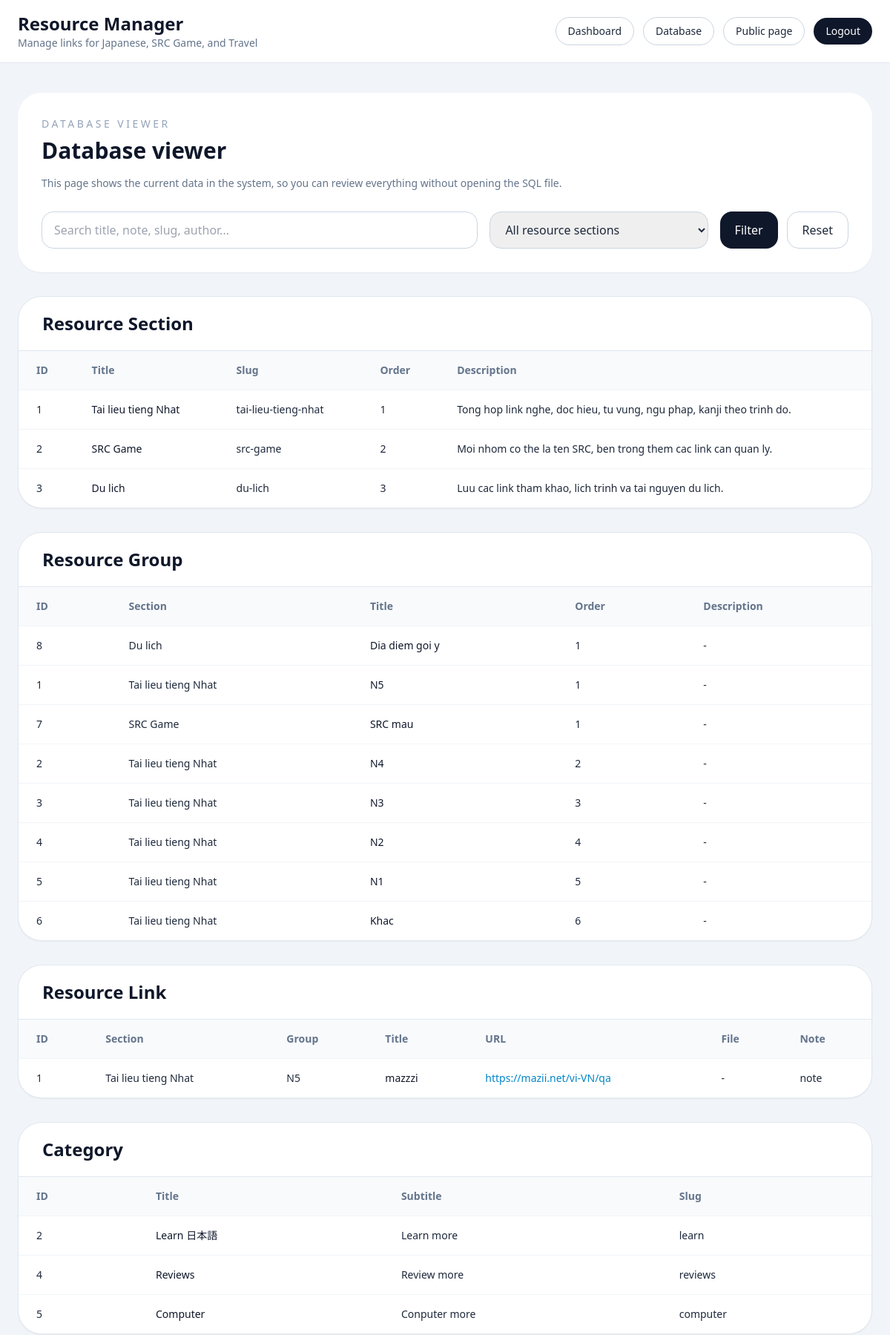
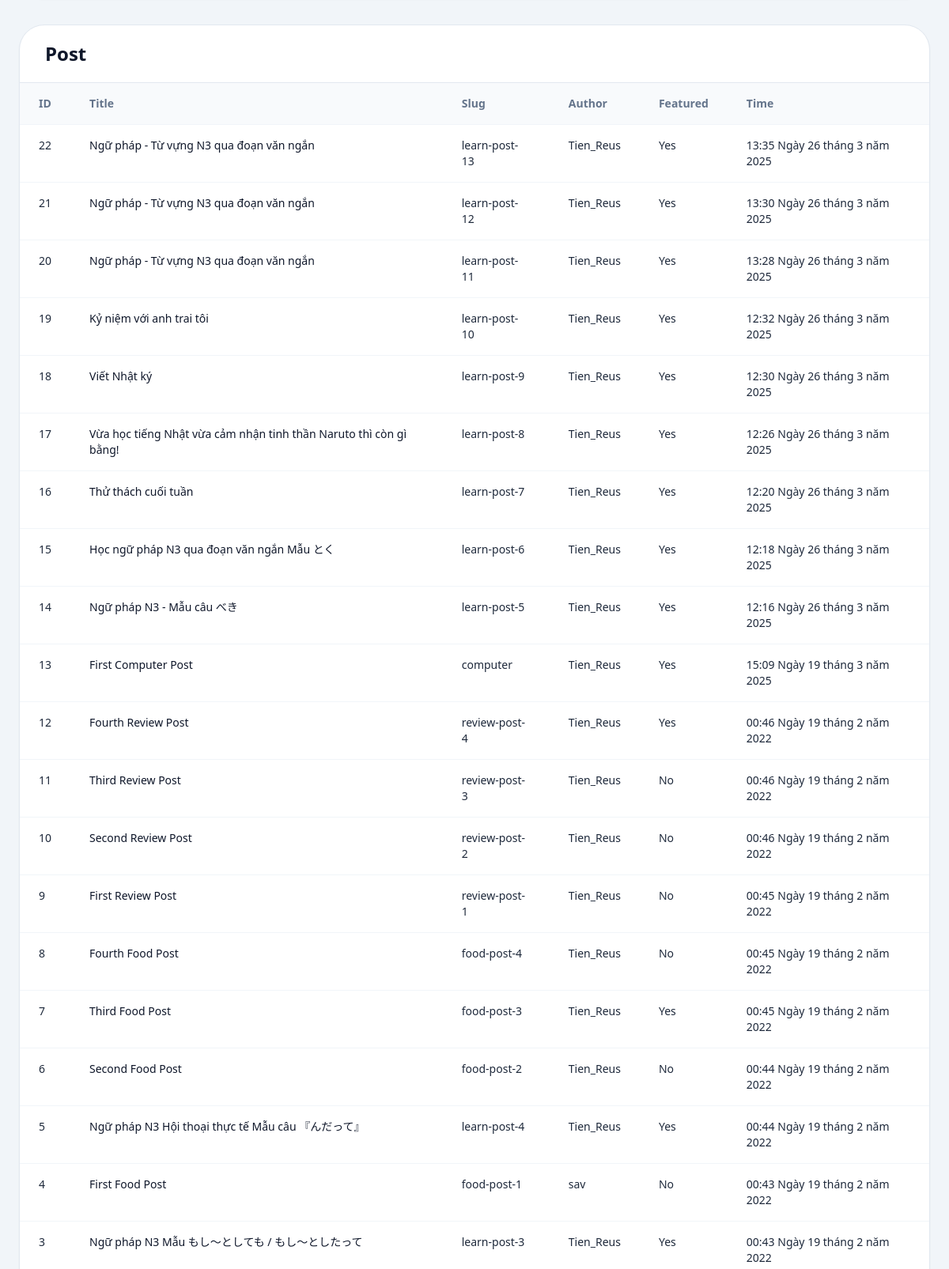
Screenshot of /sql/database/ (signed in, upper part) with the database file from the repository (2 pictures, top to bottom).
### posts/models.py (models this page shows, shortened)
class ResourceSection(models.Model):
    title = models.CharField(max_length=100)
    slug = models.SlugField(unique=True)
    description = models.TextField(blank=True)
    display_order = models.PositiveIntegerField(default=0)
    class Meta:
        ordering = ["display_order", "title"]

class ResourceGroup(models.Model):
    section = models.ForeignKey(
        ResourceSection,
        on_delete=models.CASCADE,
        related_name="groups",
    )
    title = models.CharField(max_length=100)
    description = models.TextField(blank=True)
    display_order = models.PositiveIntegerField(default=0)
    class Meta:
        ordering = ["display_order", "title"]
        unique_together = ("section", "title")

class ResourceLink(models.Model):
    group = models.ForeignKey(
        ResourceGroup,
        on_delete=models.CASCADE,
        related_name="links",
    )
    title = models.CharField(max_length=150)
    url = models.URLField(blank=True)
    document = models.FileField(upload_to="resources/files/", blank=True)
    note = models.CharField(max_length=255, blank=True)
    display_order = models.PositiveIntegerField(default=0)
    class Meta:
        ordering = ["display_order", "title"]
        unique_together = ("group", "title")

class Category(models.Model):
    title = models.CharField(max_length=20)
    subtitle = models.CharField(max_length=20)
    slug = models.SlugField()
    thumbnail = models.ImageField()

class Post(models.Model):
    title = models.CharField(max_length=100)
    slug = models.SlugField()
    overview = models.TextField()
    timestamp = models.DateTimeField(auto_now_add=True)
    content = models.TextField()
    author = models.ForeignKey(Author, on_delete=models.CASCADE)
    thumbnail = models.ImageField()
    categories = models.ManyToManyField(Category)
    featured = models.BooleanField()

class Author(models.Model):
    user = models.OneToOneField(User, on_delete=models.CASCADE)
    profile_picture = models.ImageField()
    def __str__(self):
        return self.user.username

### posts/views.py (the view, shortened to what this page needs)
# urls.py: path('sql/database/', resource_admin_database, name='resource_admin_database'),
@staff_required
def resource_admin_database(request):
    query = request.GET.get("q", "").strip()
    selected_section = request.GET.get("section", "").strip()
    sections = ResourceSection.objects.prefetch_related("groups__links")
    groups = ResourceGroup.objects.select_related("section")
    links = ResourceLink.objects.select_related("group", "group__section")
    categories = Category.objects.all()
    posts = Post.objects.select_related("author").prefetch_related("categories").order_by("-timestamp")
    if selected_section:
        sections = sections.filter(id=selected_section)
        groups = groups.filter(section_id=selected_section)
        links = links.filter(group__section_id=selected_section)
    context = {
        "sections": sections,
        "groups": groups,
        "links": links,
        "categories": categories,
        "posts": posts,
        "query": query,
        "selected_section": selected_section,
        "all_sections": ResourceSection.objects.all(),
    }
    return render(request, "resource_admin/database.html", context)

### posts/views.py (called while the page is built)
def staff_required(view_func):
    @wraps(view_func)
    @login_required(login_url="resource_admin_login")
    @user_passes_test(
        lambda user: user.is_staff or user.is_superuser,
        login_url="resource_admin_login",
    )
    def _wrapped_view(request, *args, **kwargs):
        return view_func(request, *args, **kwargs)
    return _wrapped_view

### templates/resource_admin/database.html (shortened to what this page needs)
{% extends 'resource_admin/base.html' %}
{% block content %}
<section class="mb-8 rounded-[2rem] bg-white p-8 shadow-sm">
  <p class="text-sm uppercase tracking-[0.25em] text-slate-400">Database viewer</p>
  <h1 class="mt-2 text-3xl font-semibold text-slate-900">Database viewer</h1>
  <p class="mt-3 max-w-3xl text-sm leading-7 text-slate-500">
    This page shows the current data in the system, so you can review everything without opening the SQL file.
  </p>
  <form method="get" class="mt-6 grid gap-4 md:grid-cols-[2fr_1fr_auto]">
    <input type="text" name="q" value="{{ query }}" placeholder="Search title, note, slug, author..." class="w-full rounded-2xl border border-slate-300 px-4 py-3">
    <select name="section" class="w-full rounded-2xl border border-slate-300 px-4 py-3">
      <option value="">All resource sections</option>
    </select>
    <div class="flex gap-3">
      <button type="submit" class="rounded-2xl bg-slate-900 px-5 py-3 text-white">Filter</button>
      <a href="{% url 'resource_admin_database' %}" class="rounded-2xl border border-slate-300 px-5 py-3">Reset</a>
    </div>
  </form>
</section>
<section class="space-y-8">
  <article class="overflow-hidden rounded-[2rem] border border-slate-200 bg-white shadow-sm">
    <div class="border-b border-slate-200 px-8 py-5">
      <h2 class="text-2xl font-semibold text-slate-900">Resource Section</h2>
    </div>
    <div class="overflow-x-auto">
      <table class="min-w-full text-left text-sm">
        <thead class="bg-slate-50 text-slate-500">
          <tr>
            <th class="px-6 py-4">ID</th>
            <th class="px-6 py-4">Title</th>
            <th class="px-6 py-4">Slug</th>
            <th class="px-6 py-4">Order</th>
            <th class="px-6 py-4">Description</th>
          </tr>
        </thead>
        <tbody>
          {% for section in sections %}
          <tr class="border-t border-slate-100">
            <td class="px-6 py-4">{{ section.id }}</td>
            <td class="px-6 py-4 font-medium text-slate-900">{{ section.title }}</td>
            <td class="px-6 py-4">{{ section.slug }}</td>
            <td class="px-6 py-4">{{ section.display_order }}</td>
            <td class="px-6 py-4">{{ section.description|default:"-" }}</td>
          </tr>
          {% empty %}
          <tr><td colspan="5" class="px-6 py-6 text-slate-500">No data found.</td></tr>
          {% endfor %}
        </tbody>
      </table>
    </div>
  </article>
  <article class="overflow-hidden rounded-[2rem] border border-slate-200 bg-white shadow-sm">
    <div class="border-b border-slate-200 px-8 py-5">
      <h2 class="text-2xl font-semibold text-slate-900">Resource Group</h2>
    </div>
    <div class="overflow-x-auto">
      <table class="min-w-full text-left text-sm">
        <thead class="bg-slate-50 text-slate-500">
          <tr>
            <th class="px-6 py-4">ID</th>
            <th class="px-6 py-4">Section</th>
            <th class="px-6 py-4">Title</th>
            <th class="px-6 py-4">Order</th>
            <th class="px-6 py-4">Description</th>
          </tr>
        </thead>
        <tbody>
          {% for group in groups %}
          <tr class="border-t border-slate-100">
            <td class="px-6 py-4">{{ group.id }}</td>
            <td class="px-6 py-4">{{ group.section.title }}</td>
            <td class="px-6 py-4 font-medium text-slate-900">{{ group.title }}</td>
            <td class="px-6 py-4">{{ group.display_order }}</td>
            <td class="px-6 py-4">{{ group.description|default:"-" }}</td>
          </tr>
          {% empty %}
          <tr><td colspan="5" class="px-6 py-6 text-slate-500">No data found.</td></tr>
          {% endfor %}
        </tbody>
      </table>
    </div>
  </article>
  <article class="overflow-hidden rounded-[2rem] border border-slate-200 bg-white shadow-sm">
    <div class="border-b border-slate-200 px-8 py-5">
      <h2 class="text-2xl font-semibold text-slate-900">Resource Link</h2>
    </div>
    <div class="overflow-x-auto">
      <table class="min-w-full text-left text-sm">
        <thead class="bg-slate-50 text-slate-500">
          <tr>
            <th class="px-6 py-4">ID</th>
            <th class="px-6 py-4">Section</th>
            <th class="px-6 py-4">Group</th>
            <th class="px-6 py-4">Title</th>
            <th class="px-6 py-4">URL</th>
            <th class="px-6 py-4">File</th>
            <th class="px-6 py-4">Note</th>
          </tr>
        </thead>
        <tbody>
          {% for link in links %}
          <tr class="border-t border-slate-100 align-top">
            <td class="px-6 py-4">{{ link.id }}</td>
            <td class="px-6 py-4">{{ link.group.section.title }}</td>
            <td class="px-6 py-4">{{ link.group.title }}</td>
            <td class="px-6 py-4 font-medium text-slate-900">{{ link.title }}</td>
            <td class="px-6 py-4 break-all">
              {% if link.url %}
              <a href="{{ link.url }}" target="_blank" rel="noopener noreferrer" class="text-sky-600 hover:underline">{{ link.url }}</a>
              {% else %}
              -
              {% endif %}
            </td>
            <td class="px-6 py-4 break-all">
              {% if link.document %}
              <a href="{{ link.document.url }}" target="_blank" rel="noopener noreferrer" class="text-emerald-600 hover:underline">{{ link.document.name|cut:"resources/files/" }}</a>
              {% else %}
              -
              {% endif %}
            </td>
            <td class="px-6 py-4">{{ link.note|default:"-" }}</td>
          </tr>
          {% empty %}
          <tr><td colspan="7" class="px-6 py-6 text-slate-500">No data found.</td></tr>
          {% endfor %}
        </tbody>
      </table>
    </div>
  </article>
  <article class="overflow-hidden rounded-[2rem] border border-slate-200 bg-white shadow-sm">
    <div class="border-b border-slate-200 px-8 py-5">
      <h2 class="text-2xl font-semibold text-slate-900">Category</h2>
    </div>
    <div class="overflow-x-auto">
      <table class="min-w-full text-left text-sm">
        <thead class="bg-slate-50 text-slate-500">
          <tr>
            <th class="px-6 py-4">ID</th>
            <th class="px-6 py-4">Title</th>
            <th class="px-6 py-4">Subtitle</th>
            <th class="px-6 py-4">Slug</th>
          </tr>
        </thead>
        <tbody>
          {% for category in categories %}
          <tr class="border-t border-slate-100">
            <td class="px-6 py-4">{{ category.id }}</td>
            <td class="px-6 py-4 font-medium text-slate-900">{{ category.title }}</td>
            <td class="px-6 py-4">{{ category.subtitle }}</td>
            <td class="px-6 py-4">{{ category.slug }}</td>
          </tr>
          {% empty %}
          <tr><td colspan="4" class="px-6 py-6 text-slate-500">No data found.</td></tr>
          {% endfor %}
        </tbody>
      </table>
    </div>
  </article>
  <article class="overflow-hidden rounded-[2rem] border border-slate-200 bg-white shadow-sm">
    <div class="border-b border-slate-200 px-8 py-5">
      <h2 class="text-2xl font-semibold text-slate-900">Post</h2>
    </div>
    <div class="overflow-x-auto">
      <table class="min-w-full text-left text-sm">
        <thead class="bg-slate-50 text-slate-500">
          <tr>
            <th class="px-6 py-4">ID</th>
            <th class="px-6 py-4">Title</th>
            <th class="px-6 py-4">Slug</th>
            <th class="px-6 py-4">Author</th>
            <th class="px-6 py-4">Featured</th>
            <th class="px-6 py-4">Time</th>
          </tr>
        </thead>
        <tbody>
          {% for post in posts %}
          <tr class="border-t border-slate-100 align-top">
            <td class="px-6 py-4">{{ post.id }}</td>
            <td class="px-6 py-4 font-medium text-slate-900">{{ post.title }}</td>
            <td class="px-6 py-4">{{ post.slug }}</td>
            <td class="px-6 py-4">{{ post.author }}</td>
            <td class="px-6 py-4">{% if post.featured %}Yes{% else %}No{% endif %}</td>
            <td class="px-6 py-4">{{ post.timestamp }}</td>
          </tr>
          {% empty %}
          <tr><td colspan="6" class="px-6 py-6 text-slate-500">No data found.</td></tr>
          {% endfor %}
        </tbody>
      </table>
    </div>
  </article>
</section>
{% endblock content %}

### rows the page displays
ResourceSection: id "1", title "Tai lieu tieng Nhat", slug "tai-lieu-tieng-nhat", display_order "1", description "Tong hop link nghe, doc hieu, tu vung, ngu phap, kanji theo trinh do."
ResourceSection: id "2", title "SRC Game", slug "src-game", display_order "2", description "Moi nhom co the la ten SRC, ben trong them cac link can quan ly."
ResourceSection: id "3", title "Du lich", slug "du-lich", display_order "3", description "Luu cac link tham khao, lich trinh va tai nguyen du lich."
ResourceGroup: id "8", section "Du lich", title "Dia diem goi y", display_order "1", description "-"
ResourceGroup: id "1", section "Tai lieu tieng Nhat", title "N5", display_order "1", description "-"
ResourceGroup: id "7", section "SRC Game", title "SRC mau", display_order "1", description "-"
ResourceGroup: id "2", section "Tai lieu tieng Nhat", title "N4", display_order "2", description "-"
ResourceGroup: id "3", section "Tai lieu tieng Nhat", title "N3", display_order "3", description "-"
ResourceGroup: id "4", section "Tai lieu tieng Nhat", title "N2", display_order "4", description "-"
ResourceGroup: id "5", section "Tai lieu tieng Nhat", title "N1", display_order "5", description "-"
ResourceGroup: id "6", section "Tai lieu tieng Nhat", title "Khac", display_order "6", description "-"
ResourceLink: id "1", group.section "Tai lieu tieng Nhat", group "N5", title "mazzzi", url "https://mazii.net/vi-VN/qa", note "note"
Category: id "2", title "Learn 日本語", subtitle "Learn more", slug "learn"
Category: id "4", title "Reviews", subtitle "Review more", slug "reviews"
Category: id "5", title "Computer", subtitle "Conputer more", slug "computer"
Post: id "22", title "Ngữ pháp - Từ vựng N3 qua đoạn văn ngắn", slug "learn-post-13", author "Tien_Reus", featured "Yes", timestamp "13:35 Ngày 26 tháng 3 năm 2025"
Post: id "21", title "Ngữ pháp - Từ vựng N3 qua đoạn văn ngắn", slug "learn-post-12", author "Tien_Reus", featured "Yes", timestamp "13:30 Ngày 26 tháng 3 năm 2025"
Post: id "20", title "Ngữ pháp - Từ vựng N3 qua đoạn văn ngắn", slug "learn-post-11", author "Tien_Reus", featured "Yes", timestamp "13:28 Ngày 26 tháng 3 năm 2025"
Post: id "19", title "Kỷ niệm với anh trai tôi", slug "learn-post-10", author "Tien_Reus", featured "Yes", timestamp "12:32 Ngày 26 tháng 3 năm 2025"
Post: id "18", title "Viết Nhật ký", slug "learn-post-9", author "Tien_Reus", featured "Yes", timestamp "12:30 Ngày 26 tháng 3 năm 2025"
Post: id "17", title "Vừa học tiếng Nhật vừa cảm nhận tinh thần Naruto thì còn gì bằng!", slug "learn-post-8", author "Tien_Reus", featured "Yes", timestamp "12:26 Ngày 26 tháng 3 năm 2025"
Post: id "16", title "Thử thách cuối tuần", slug "learn-post-7", author "Tien_Reus", featured "Yes", timestamp "12:20 Ngày 26 tháng 3 năm 2025"
Post: id "15", title "Học ngữ pháp N3 qua đoạn văn ngắn Mẫu とく", slug "learn-post-6", author "Tien_Reus", featured "Yes", timestamp "12:18 Ngày 26 tháng 3 năm 2025"
Post: id "14", title "Ngữ pháp N3 - Mẫu câu べき", slug "learn-post-5", author "Tien_Reus", featured "Yes", timestamp "12:16 Ngày 26 tháng 3 năm 2025"
Post: id "13", title "First Computer Post", slug "computer", author "Tien_Reus", featured "Yes", timestamp "15:09 Ngày 19 tháng 3 năm 2025"
Post: id "12", title "Fourth Review Post", slug "review-post-4", author "Tien_Reus", featured "Yes", timestamp "00:46 Ngày 19 tháng 2 năm 2022"
Post: id "11", title "Third Review Post", slug "review-post-3", author "Tien_Reus", featured "No", timestamp "00:46 Ngày 19 tháng 2 năm 2022"
Post: id "10", title "Second Review Post", slug "review-post-2", author "Tien_Reus", featured "No", timestamp "00:46 Ngày 19 tháng 2 năm 2022"
Post: id "9", title "First Review Post", slug "review-post-1", author "Tien_Reus", featured "No", timestamp "00:45 Ngày 19 tháng 2 năm 2022"
Post: id "8", title "Fourth Food Post", slug "food-post-4", author "Tien_Reus", featured "No", timestamp "00:45 Ngày 19 tháng 2 năm 2022"
Post: id "7", title "Third Food Post", slug "food-post-3", author "Tien_Reus", featured "Yes", timestamp "00:45 Ngày 19 tháng 2 năm 2022"
Post: id "6", title "Second Food Post", slug "food-post-2", author "Tien_Reus", featured "No", timestamp "00:44 Ngày 19 tháng 2 năm 2022"
Post: id "5", title "Ngữ pháp N3 Hội thoại thực tế Mẫu câu 『んだって』", slug "learn-post-4", author "Tien_Reus", featured "Yes", timestamp "00:44 Ngày 19 tháng 2 năm 2022"
Post: id "4", title "First Food Post", slug "food-post-1", author "sav", featured "No", timestamp "00:43 Ngày 19 tháng 2 năm 2022"
Post: id "3", title "Ngữ pháp N3 Mẫu もし～としても / もし～としたって", slug "learn-post-3", author "Tien_Reus", featured "Yes", timestamp "00:43 Ngày 19 tháng 2 năm 2022"
